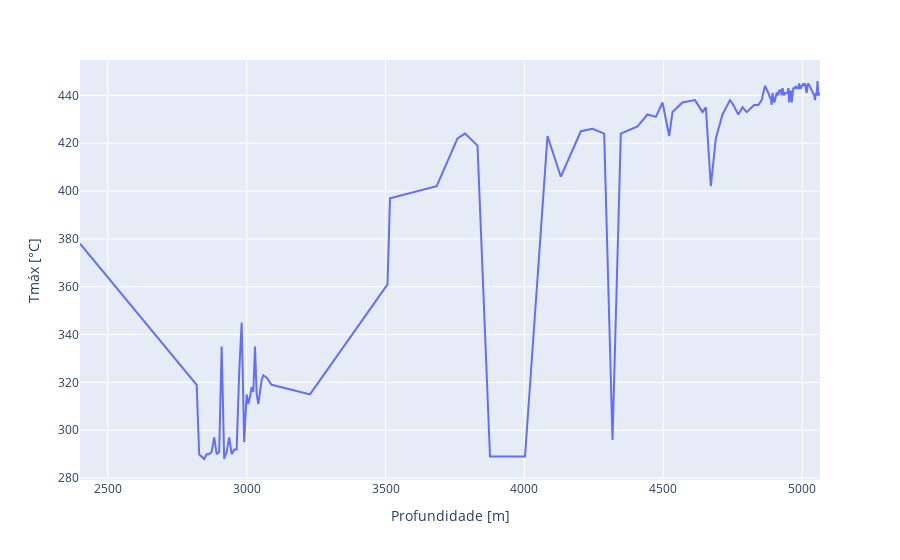

The notebook cell saved with this chart:
### Code cell
pio.renderers.default = "vscode"
fig = px.line(y='Tmáx [°C]', x=variavel_profundidade, data_frame=df)
fig.show()
